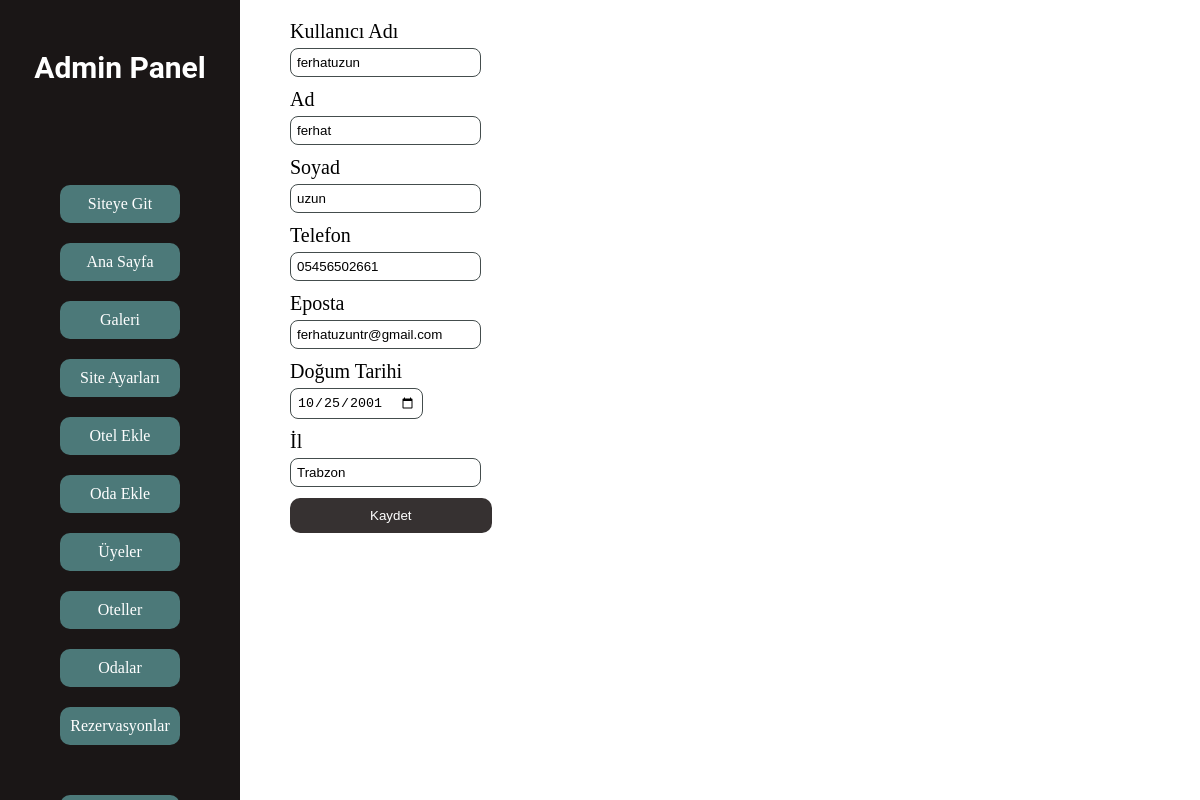
The app's page /admin/uye_duzenle.php?musteri_id=51 (signed in) with its own data.
### tables this page shows
CREATE TABLE `musteri` (
  `id` int NOT NULL,
  `kullanici_adi` varchar(45) NOT NULL,
  `sifre` varchar(45) NOT NULL,
  `ad` varchar(45) NOT NULL,
  `soyad` varchar(45) NOT NULL,
  `telefon` varchar(45) NOT NULL,
  `eposta` varchar(45) NOT NULL,
  `dogum_tarihi` varchar(45) DEFAULT NULL,
  `il` varchar(45) DEFAULT NULL,
  `admin` varchar(45) DEFAULT NULL
);

### admin/uye_duzenle.php (the view, shortened to what this page needs)
<!DOCTYPE html>
<html lang="en">
<head>
    <link rel="stylesheet" href="css/admin.css" />
</head>
<body>
    <?php include("menu.php") ?>
    <div id="icerik">
        <?php
            include "../sql.php";
            $kayitCek="select * from musteri where id=".$_GET["musteri_id"];
            $calistir = mysqli_query($baglanti,$kayitCek);
            $cal = $calistir->fetch_assoc();
        ?>
        <div id="uye-duzenle">
            <form  method="POST">
                <p>Kullanıcı Adı</p>
                <input type="text" value="<?php echo $cal["kullanici_adi"]?>" name="kullanici_adi" required>
                <p>Ad</p>
                <input type="text" value="<?php echo $cal["ad"]?>" name="ad" required>
                <p>Soyad</p>
                <input type="text" value="<?php echo $cal["soyad"]?>" name="soyad" required>
                <p>Telefon</p>
                <input type="text" value="<?php echo $cal["telefon"]?>" name="telefon" required>
                <p>Eposta</p>
                <input type="email" value="<?php echo $cal["eposta"]?>" name="eposta" required>
                <p>Doğum Tarihi</p>
                <input type="date" value="<?php echo $cal["dogum_tarihi"]?>" name="dogum_tarihi" required>
                <p>İl</p>
                <input type="text" value="<?php echo $cal["il"]?>" name="il" required>
                <button>Kaydet</button>
            </form>
        </div>
    </div>
</body>
</html>

### admin/css/admin.css (style rules this page uses)
* { padding: 0; margin: 0; box-sizing: border-box; }
body,html { height: 100%; }
p { margin: 0; padding: 0; }
#icerik { width: 100%; padding-left: 20%; }
#uye-duzenle { margin-left: 50px; padding-top: 20px; width: 80%; }
#uye-duzenle form input { padding: 6px; border-radius: 8px; border: 1px solid rgb(68, 77, 77); margin-bottom: 11px; }
#uye-duzenle button { display: block; padding: 10px 80px; color: #fff; background-color: rgb(54, 49, 49); border: none; border-radius: 10px; }
#uye-duzenle form p { font-size: 20px; margin-bottom: 5px; }

### records on screen
musteri: kullanici_adi "ferhatuzun", ad "ferhat", soyad "uzun", telefon "05456502661", eposta "ferhatuzuntr@gmail.com", dogum_tarihi "10/25/2001", il "Trabzon"
